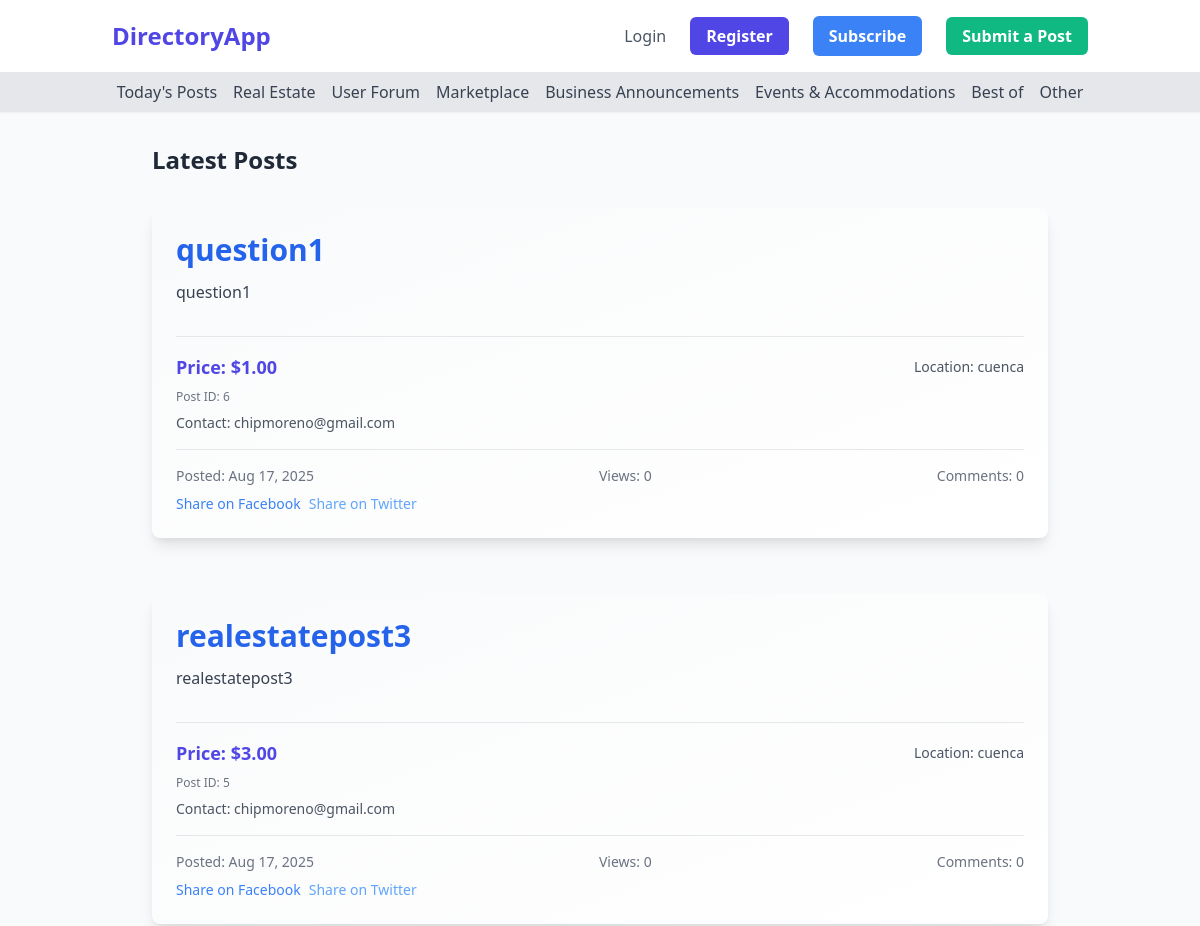
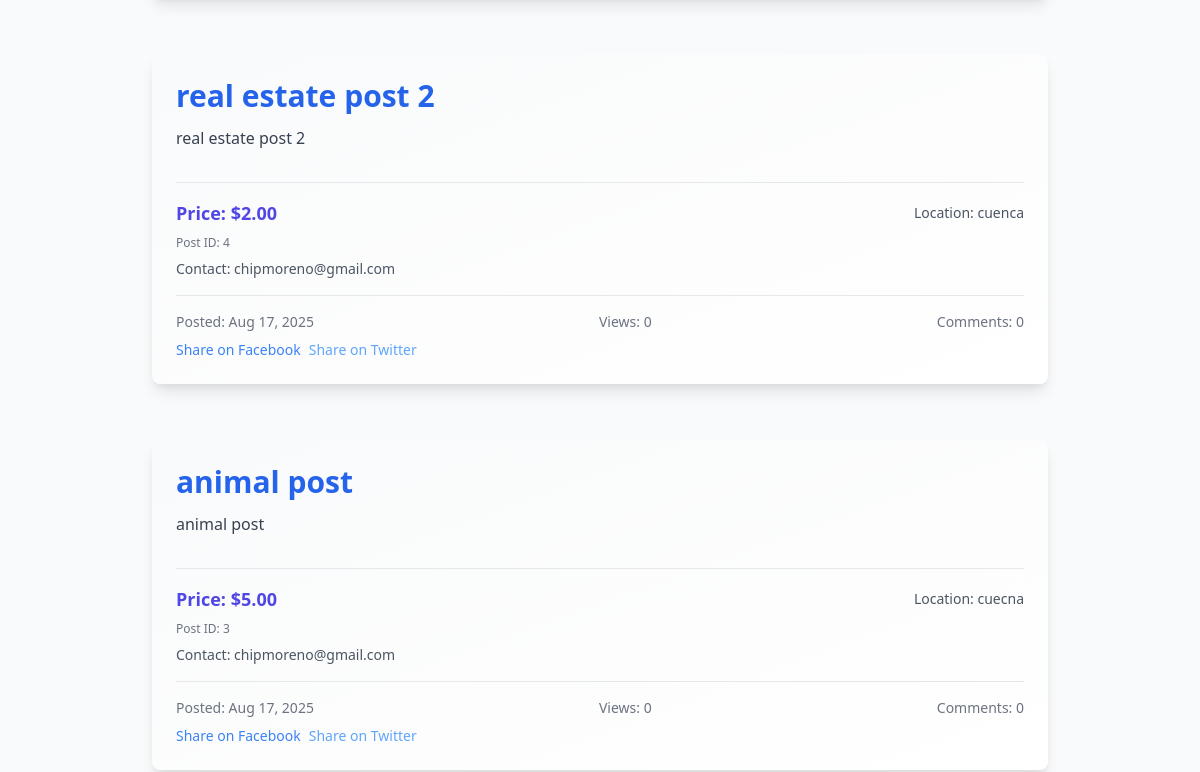
Before: / (upper part) with the older database file (2 pictures, top to bottom).
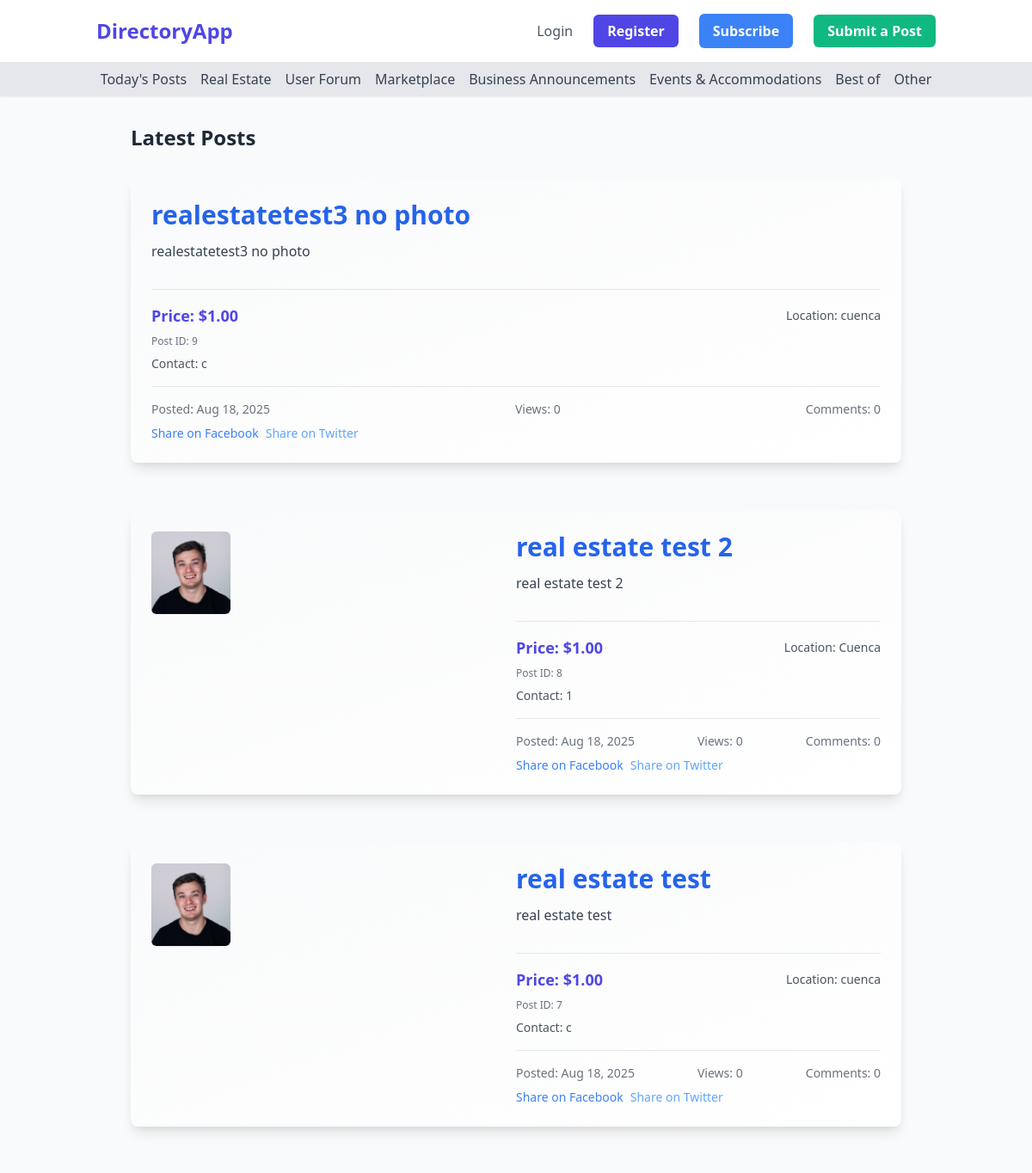
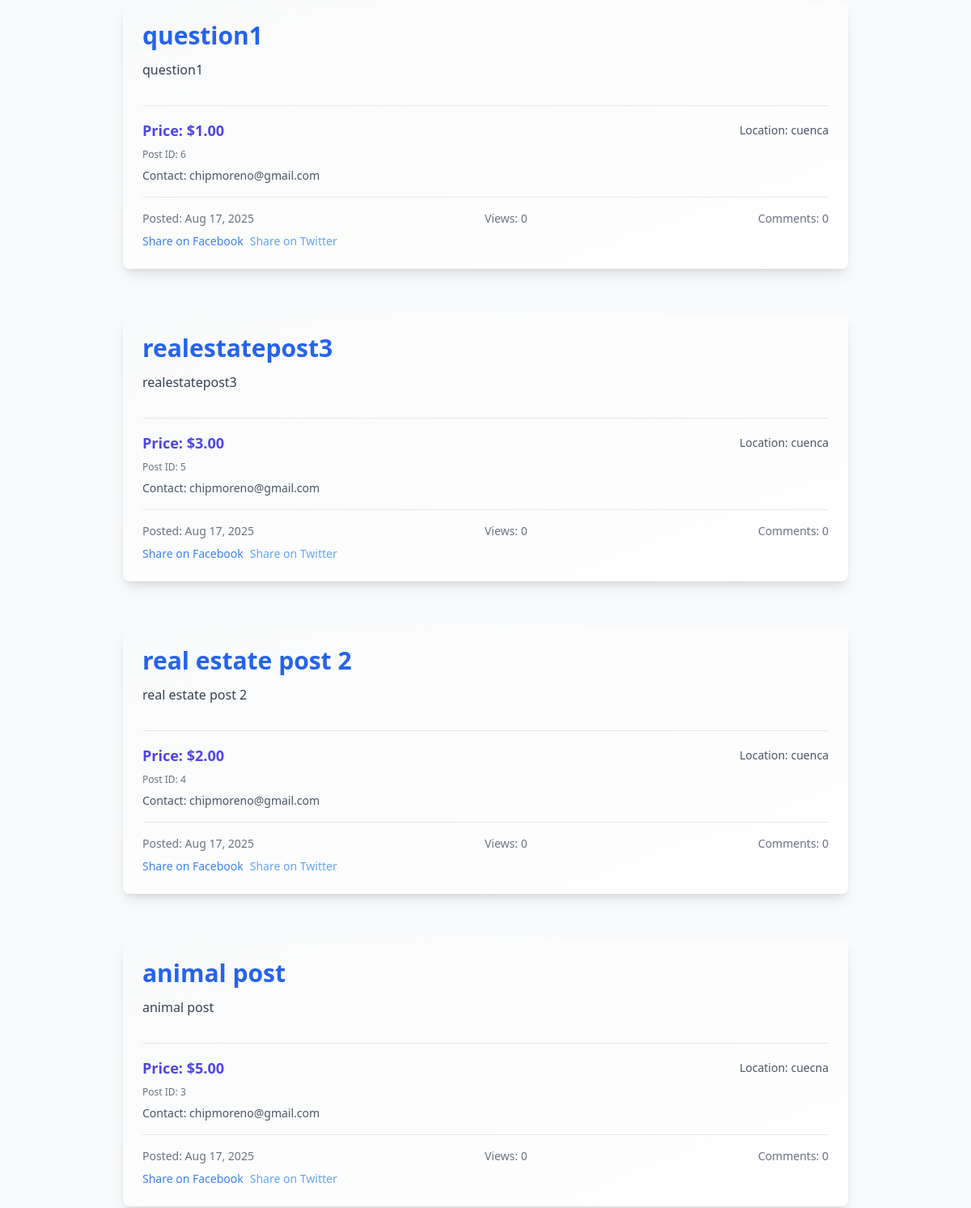
After: the same page with the newer database file (2 pictures, top to bottom).
### app/models.py (models this page shows, shortened)
class Post(db.Model):
    __tablename__ = 'posts'
    id = db.Column(db.Integer, primary_key=True)
    title = db.Column(db.String(120), nullable=False)
    description = db.Column(db.Text, nullable=False)
    price = db.Column(db.Numeric(10, 2), nullable=False)
    location = db.Column(db.String(120), nullable=False)
    contact_info = db.Column(db.Text, nullable=False)
    is_active = db.Column(db.Boolean, default=True)
    created_at = db.Column(db.DateTime, default=datetime.utcnow)
    user_id = db.Column(db.Integer, db.ForeignKey('users.id'), nullable=False)
    category = db.Column(db.String(50), nullable=False, default='general')
    photos = db.relationship('Photo', backref='post', lazy=True)

class Photo(db.Model):
    __tablename__ = 'photos'
    id = db.Column(db.Integer, primary_key=True)
    filename = db.Column(db.String(120), nullable=False)
    post_id = db.Column(db.Integer, db.ForeignKey('posts.id'), nullable=False)

### app/main/routes.py (the view)
@main_bp.route('/')
def index():
    page = request.args.get('page', 1, type=int)
    posts = Post.query.filter_by(is_active=True).order_by(Post.created_at.desc()).paginate(page=page, per_page=10)
    left_sidebar_images = [
        {'url': 'https://via.placeholder.com/250x400?text=Ad+1', 'alt': 'Advertisement 1', 'link': '#'},
        {'url': 'https://via.placeholder.com/250x400?text=Ad+2', 'alt': 'Advertisement 2', 'link': '#'},
        {'url': 'https://via.placeholder.com/250x400?text=Ad+3', 'alt': 'Advertisement 3', 'link': '#'},
    ]
    right_sidebar_images = [
        {'url': 'https://via.placeholder.com/250x200?text=Right+Ad+1', 'alt': 'Right Ad 1', 'link': '#'},
        {'url': 'https://via.placeholder.com/250x200?text=Right+Ad+2', 'alt': 'Right Ad 2', 'link': '#'},
    ]
    return render_template('index.html', posts=posts, left_sidebar_images=left_sidebar_images, right_sidebar_images=right_sidebar_images)

### app/templates/index.html (shortened to what this page needs)
{% extends "base.html" %}
{% block content %}
<div class="main-content-container flex flex-col items-center">
    <div class="posts-feed w-full max-w-4xl mx-auto">
        <h2 class="text-2xl font-bold text-gray-800 mb-4">Latest Posts</h2>
        <div class="grid grid-cols-1 gap-6">
            {% for post in posts.items %}
                {% include '_post.html' %}
            {% endfor %}
        </div>
    </div>
</div>
{% endblock %}

### app/templates/_post.html
<div class="bg-white rounded-lg shadow-lg overflow-hidden w-full mx-auto my-4 p-6 bg-gradient-to-br from-gray-50 to-white">
    <div class="flex flex-col md:flex-row">
        {% if post.photos %}
        <div class="md:w-1/2 w-full mb-4 md:mb-0 md:pr-4">
            {% include '_image_gallery.html' %}
        </div>
        {% endif %}
        <div class="{% if post.photos %}md:w-1/2{% else %}w-full{% endif %} flex flex-col">
            {% include '_post_header.html' %}
            {% include '_post_body.html' %}
            {% include '_post_details.html' %}
            <div class="border-t border-gray-200 pt-4 mt-4 text-sm text-gray-500">
                <div class="flex justify-between items-center mb-2">
                    <span>Posted: {{ post.created_at.strftime('%b %d, %Y') }}</span>
                    <span>Views: 0</span>
                    <span>Comments: 0</span>
                </div>
                <div class="flex space-x-2">
                    <a href="#" class="text-blue-500 hover:text-blue-700">Share on Facebook</a>
                    <a href="#" class="text-blue-400 hover:text-blue-600">Share on Twitter</a>
                </div>
            </div>
        </div>
    </div>
</div>

### app/templates/_post_header.html
<div class="mb-3">
    <h2 class="text-3xl font-bold text-blue-600 hover:text-blue-800"><a href="#">{{ post.title }}</a></h2>
</div>

### app/templates/_post_body.html
<div class="mb-4">
    <p class="text-gray-700 text-base">{{ post.description }}</p>
</div>

### app/templates/_post_details.html
<div class="border-t border-gray-200 pt-4 mt-4">
    <div class="flex justify-between items-center text-sm text-gray-600 mb-2">
        <span class="font-semibold text-lg text-indigo-600">Price: ${{ "%.2f"|format(post.price) }}</span>
        <span>Location: {{ post.location }}</span>
    </div>
    <p class="text-xs text-gray-500 mb-2">Post ID: {{ post.id }}</p>
    <p class="text-sm text-gray-600">Contact: {{ post.contact_info }}</p>
</div>

### app/templates/_image_gallery.html
{% if post.photos %}
<div class="relative w-full mb-4 md:mb-0 md:pr-4">
    <div class="grid grid-cols-2 md:grid-cols-3 lg:grid-cols-4 gap-2">
        {% for photo in post.photos %}
        <a href="{{ url_for('static', filename='uploads/' + photo.filename) }}" target="_blank">
            <img src="{{ url_for('static', filename='uploads/' + photo.filename) }}" alt="Post image" class="w-full h-24 object-cover rounded-md shadow-sm cursor-pointer">
        </a>
        {% endfor %}
    </div>
</div>
{% endif %}

Changed rows visible on the page:
added Post: title "realestatetest3 no photo", description "realestatetest3 no photo", price "1.00", location "cuenca", id "9", contact_info "c", created_at "Aug 18, 2025"
added Post: title "real estate test 2", description "real estate test 2", price "1.00", location "Cuenca", id "8", contact_info "1", created_at "Aug 18, 2025"
added Photo: filename (picture), shown under "real estate test 2"
added Post: title "real estate test", description "real estate test", price "1.00", location "cuenca", id "7", contact_info "c", created_at "Aug 18, 2025"
added Photo: filename (picture), shown under "real estate test"
